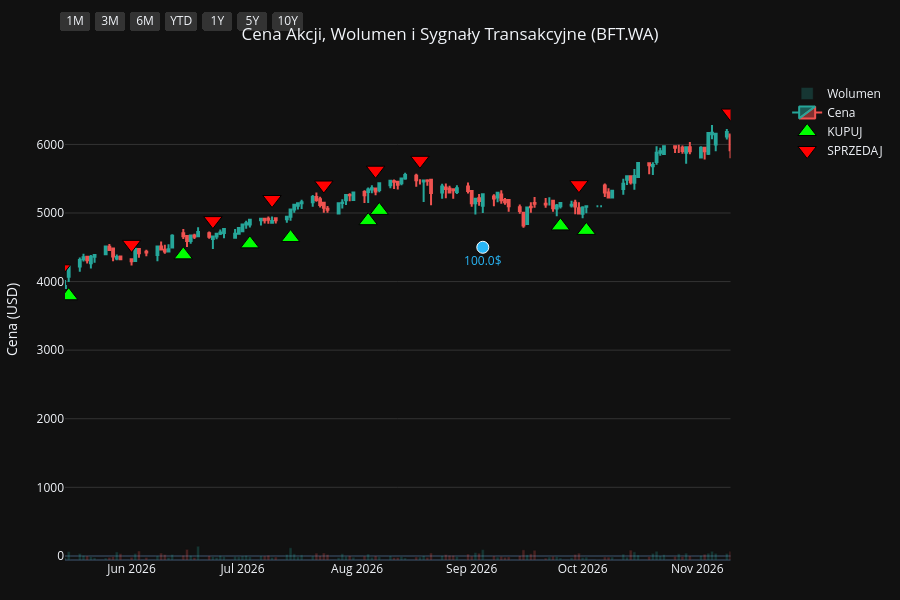
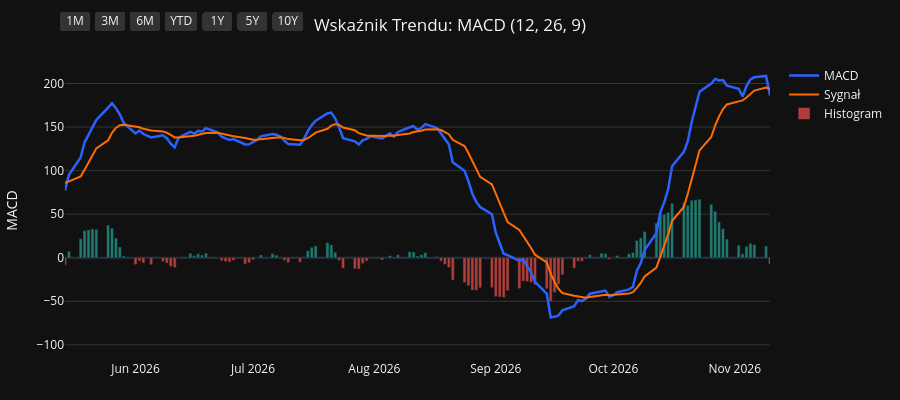
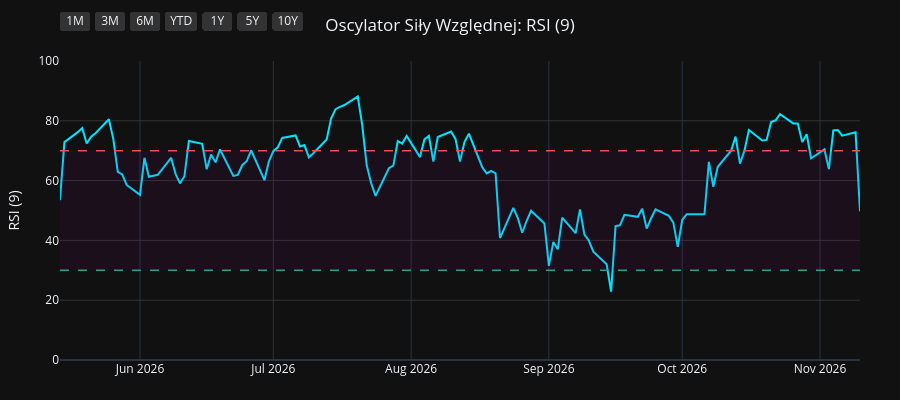
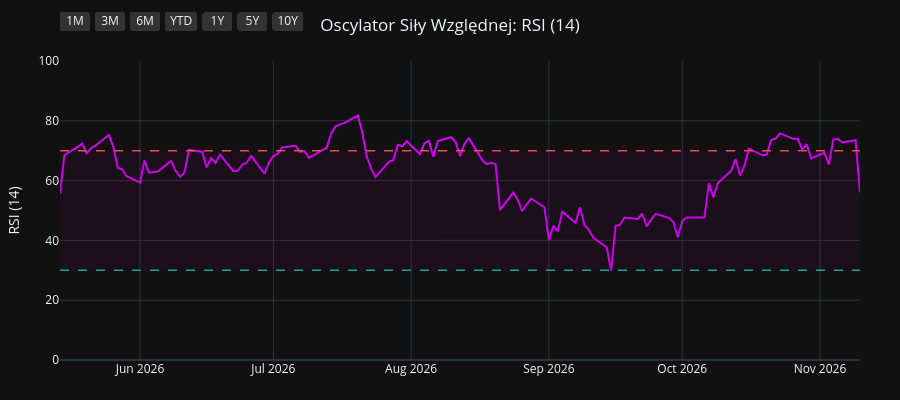

The notebook cell saved with these charts, in order:
### Code cell
import os
import yfinance as yf
import pandas as pd
import pandas_ta as ta
import plotly.graph_objects as go
from plotly.subplots import make_subplots

# 1. Pobranie i przygotowanie danych
symbol = os.environ.get("STOCK_TICKER", "").strip().upper()
if not symbol:
    raise RuntimeError("Set STOCK_TICKER before running price_extractor.ipynb")
df = yf.Ticker(symbol).history(period="10y")
df.index = df.index.tz_localize(None)

# Wskaźniki i sygnały
df.ta.macd(fast=12, slow=26, signal=9, append=True)
df.ta.rsi(length=9, append=True)
df.ta.rsi(length=14, append=True)
df.ta.rsi(length=21, append=True)
df.dropna(inplace=True)

macd = df['MACD_12_26_9']
signal = df['MACDs_12_26_9']
wczorajszy_macd = macd.shift(1)
wczorajszy_signal = signal.shift(1)

df['Decyzja'] = 'BRAK'
df.loc[(macd > signal) & (wczorajszy_macd <= wczorajszy_signal), 'Decyzja'] = 'KUPUJ'
df.loc[(macd < signal) & (wczorajszy_macd >= wczorajszy_signal), 'Decyzja'] = 'SPRZEDAJ'

df_kupuj = df[df['Decyzja'] == 'KUPUJ']
df_sprzedaj = df[df['Decyzja'] == 'SPRZEDAJ']
df_dywidendy = df[df['Dividends'] > 0]
df_splity = df[df['Stock Splits'] > 0]

# Wspólna konfiguracja osi X
konfiguracja_osi_x = dict(
    type="date",
    showspikes=True, spikemode="across", spikesnap="cursor", spikedash="dot", spikecolor="#ffffff", spikethickness=1, hoverformat="%Y-%m-%d",
    rangeselector=dict(
        buttons=list([
            dict(count=1, label="1M", step="month", stepmode="backward"),
            dict(count=3, label="3M", step="month", stepmode="backward"),
            dict(count=6, label="6M", step="month", stepmode="backward"),
            dict(count=1, label="YTD", step="year", stepmode="todate"),
            dict(count=1, label="1Y", step="year", stepmode="backward"),
            dict(count=5, label="5Y", step="year", stepmode="backward"),
            dict(step="all", label="10Y")
        ]),
        bgcolor="#333333", activecolor="#2962ff", x=0, y=1.1
    )
)

# ==========================================
# WYKRES 1: CENA + WOLUMEN + SYGNAŁY
# ==========================================
fig1 = make_subplots(specs=[[{"secondary_y": True}]])

kolory_wolumenu = ['#26a69a' if row['Close'] >= row['Open'] else '#ef5350' for index, row in df.iterrows()]
fig1.add_trace(go.Bar(x=df.index, y=df['Volume'], marker_color=kolory_wolumenu, opacity=0.25, name='Wolumen'), secondary_y=True)
fig1.add_trace(go.Candlestick(x=df.index, open=df['Open'], high=df['High'], low=df['Low'], close=df['Close'], name='Cena', increasing_line_color='#26a69a', decreasing_line_color='#ef5350'), secondary_y=False)
fig1.add_trace(go.Scatter(x=df_kupuj.index, y=df_kupuj['Low'] * 0.95, customdata=df_kupuj[['Low', 'High']], mode='markers', marker=dict(symbol='triangle-up', size=16, color='#00ff00', line=dict(width=1, color='black')), name='KUPUJ', hovertemplate='KUPUJ<br>Najniższa: %{customdata[0]:.2f}<br>Najwyższa: %{customdata[1]:.2f}<extra></extra>'), secondary_y=False)
fig1.add_trace(go.Scatter(x=df_sprzedaj.index, y=df_sprzedaj['High'] * 1.05, customdata=df_sprzedaj[['Low', 'High']], mode='markers', marker=dict(symbol='triangle-down', size=16, color='#ff0000', line=dict(width=1, color='black')), name='SPRZEDAJ', hovertemplate='SPRZEDAJ<br>Najniższa: %{customdata[0]:.2f}<br>Najwyższa: %{customdata[1]:.2f}<extra></extra>'), secondary_y=False)

if not df_dywidendy.empty:
    fig1.add_trace(go.Scatter(x=df_dywidendy.index, y=df_dywidendy['Low'] * 0.90, mode='markers+text', marker=dict(symbol='circle', size=12, color='#29b6f6', line=dict(width=1, color='white')), text=df_dywidendy['Dividends'].apply(lambda x: f"{x}$"), textposition="bottom center", name='Dywidenda', showlegend=False, hovertemplate='Dywidenda: %{text}<extra></extra>', textfont=dict(color="#29b6f6")), secondary_y=False)
if not df_splity.empty:
                    fig1.add_trace(go.Scatter(x=df_splity.index, y=df_splity['High'], mode='markers+text', marker=dict(symbol='star', size=16, color='#ffee58', line=dict(width=1, color='black')), text=df_splity['Stock Splits'].apply(lambda x: f"{x:g}:1" if x >= 1 else f"1:{1 / x:g}"), textposition="top center", name='Split', hovertemplate='%{text}<extra></extra>', textfont=dict(color="#ffee58")), secondary_y=False)

fig1.update_layout(title=dict(text=f"Cena Akcji, Wolumen i Sygnały Transakcyjne ({symbol})", x=0.5, xanchor='center'), dragmode='pan', xaxis_rangeslider_visible=False, template='plotly_dark', height=600, hovermode='x unified', margin=dict(l=60, r=40, t=60, b=40))
fig1.update_xaxes(**konfiguracja_osi_x)
fig1.update_xaxes(range=[df.index.max() - pd.Timedelta(days=180), df.index.max()])
fig1.update_yaxes(title_text="Cena (USD)", secondary_y=False, gridcolor='#333333')
fig1.update_yaxes(range=[0, df['Volume'].max() * 4], showgrid=False, showticklabels=False, secondary_y=True)
fig1.show(config={'scrollZoom': True})

# ==========================================
# WYKRES 2: WSKAŹNIK MACD
# ==========================================
fig2 = go.Figure()
fig2.add_trace(go.Scatter(x=df.index, y=df['MACD_12_26_9'], line=dict(color='#2962ff', width=2.5), name='MACD'))
fig2.add_trace(go.Scatter(x=df.index, y=df['MACDs_12_26_9'], line=dict(color='#ff6d00', width=2), name='Sygnał'))
kolory_macd = ['#26a69a' if val >= 0 else '#ef5350' for val in df['MACDh_12_26_9']]
fig2.add_trace(go.Bar(x=df.index, y=df['MACDh_12_26_9'], marker_color=kolory_macd, name='Histogram', opacity=0.7))
fig2.update_layout(title=dict(text="Wskaźnik Trendu: MACD (12, 26, 9)", x=0.5, xanchor='center'), dragmode='pan', xaxis_rangeslider_visible=False, template='plotly_dark', height=400, hovermode='x unified', margin=dict(l=60, r=40, t=60, b=40))
fig2.update_xaxes(**konfiguracja_osi_x)
fig2.update_xaxes(range=[df.index.max() - pd.Timedelta(days=180), df.index.max()])
fig2.update_yaxes(title_text="MACD", gridcolor='#333333')
fig2.show(config={'scrollZoom': True})

# ==========================================
# WYKRES 3: OSCYLATOR RSI (9)
# ==========================================
fig3 = go.Figure()
fig3.add_trace(go.Scatter(x=df.index, y=df['RSI_9'], line=dict(color='#00e5ff', width=2), name='RSI (9)'))
fig3.add_hline(y=70, line_dash="dash", line_color="#ef5350", line_width=1.5)
fig3.add_hline(y=30, line_dash="dash", line_color="#26a69a", line_width=1.5)
fig3.add_hrect(y0=30, y1=70, line_width=0, fillcolor="purple", opacity=0.1)
fig3.update_layout(title=dict(text="Oscylator Siły Względnej: RSI (9)", x=0.5, xanchor='center'), dragmode='pan', xaxis_rangeslider_visible=False, template='plotly_dark', height=400, hovermode='x unified', margin=dict(l=60, r=40, t=60, b=40))
fig3.update_xaxes(**konfiguracja_osi_x)
fig3.update_xaxes(range=[df.index.max() - pd.Timedelta(days=180), df.index.max()])
fig3.update_yaxes(title_text="RSI (9)", range=[0, 100], gridcolor='#333333')
fig3.show(config={'scrollZoom': True})

# ==========================================
# WYKRES 4: OSCYLATOR RSI (14)
# ==========================================
fig4 = go.Figure()
fig4.add_trace(go.Scatter(x=df.index, y=df['RSI_14'], line=dict(color='#d500f9', width=2), name='RSI (14)'))
fig4.add_hline(y=70, line_dash="dash", line_color="#ef5350", line_width=1.5)
fig4.add_hline(y=30, line_dash="dash", line_color="#26a69a", line_width=1.5)
fig4.add_hrect(y0=30, y1=70, line_width=0, fillcolor="purple", opacity=0.1)
fig4.update_layout(title=dict(text="Oscylator Siły Względnej: RSI (14)", x=0.5, xanchor='center'), dragmode='pan', xaxis_rangeslider_visible=False, template='plotly_dark', height=400, hovermode='x unified', margin=dict(l=60, r=40, t=60, b=40))
fig4.update_xaxes(**konfiguracja_osi_x)
fig4.update_xaxes(range=[df.index.max() - pd.Timedelta(days=180), df.index.max()])
fig4.update_yaxes(title_text="RSI (14)", range=[0, 100], gridcolor='#333333')
fig4.show(config={'scrollZoom': True})

# ==========================================
# WYKRES 5: OSCYLATOR RSI (21)
# ==========================================
fig5 = go.Figure()
fig5.add_trace(go.Scatter(x=df.index, y=df['RSI_21'], line=dict(color='#64dd17', width=2), name='RSI (21)'))
fig5.add_hline(y=70, line_dash="dash", line_color="#ef5350", line_width=1.5)
fig5.add_hline(y=30, line_dash="dash", line_color="#26a69a", line_width=1.5)
fig5.add_hrect(y0=30, y1=70, line_width=0, fillcolor="purple", opacity=0.1)
fig5.update_layout(title=dict(text="Oscylator Siły Względnej: RSI (21)", x=0.5, xanchor='center'), dragmode='pan', xaxis_rangeslider_visible=False, template='plotly_dark', height=400, hovermode='x unified', margin=dict(l=60, r=40, t=60, b=40))
fig5.update_xaxes(**konfiguracja_osi_x)
fig5.update_xaxes(range=[df.index.max() - pd.Timedelta(days=180), df.index.max()])
fig5.update_yaxes(title_text="RSI (21)", range=[0, 100], gridcolor='#333333')
fig5.show(config={'scrollZoom': True})

### Figure 1 — Plotly figure (JSON) as saved in the notebook; plotly's stock layout.template omitted (floating-point values rounded to 4 significant figures; data arrays with more than 128 entries replaced by an {"elided": "..."} marker saying what was removed)
{"data": [{"marker": {"color": {"elided": "2506 str values"}}, "name": "Wolumen", "opacity": 0.25, "type": "bar", "x": {"elided": "2506 str values"}, "xaxis": "x", "y": {"elided": "2506 int values"}, "yaxis": "y2"}, {"close": {"elided": "2506 float values"}, "decreasing": {"line": {"color": "#ef5350"}}, "high": {"elided": "2506 float values"}, "increasing": {"line": {"color": "#26a69a"}}, "low": {"elided": "2506 float values"}, "name": "Cena", "open": {"elided": "2506 float values"}, "type": "candlestick", "x": {"elided": "2506 str values"}, "xaxis": "x", "yaxis": "y"}, {"customdata": {"elided": "96x2 float values"}, "hovertemplate": "KUPUJ<br>Najniższa: %{customdata[0]:.2f}<br>Najwyższa: %{customdata[1]:.2f}<extra></extra>", "marker": {"color": "#00ff00", "line": {"color": "black", "width": 1}, "size": 16, "symbol": "triangle-up"}, "mode": "markers", "name": "KUPUJ", "type": "scatter", "x": ["2017-01-09T00:00:00", "2017-02-27T00:00:00", "2017-03-01T00:00:00", "2017-03-16T00:00:00", "2017-04-27T00:00:00", "2017-06-05T00:00:00", "2017-06-13T00:00:00", "2017-06-21T00:00:00", "2017-08-18T00:00:00", "2017-10-04T00:00:00", "2017-10-26T00:00:00", "2017-11-07T00:00:00", "2017-12-29T00:00:00", "2018-02-20T00:00:00", "2018-02-26T00:00:00", "2018-04-05T00:00:00", "2018-06-07T00:00:00", "2018-07-30T00:00:00", "2018-08-03T00:00:00", "2018-09-19T00:00:00", "2018-11-21T00:00:00", "2019-01-16T00:00:00", "2019-03-11T00:00:00", "2019-04-03T00:00:00", "2019-05-22T00:00:00", "2019-08-26T00:00:00", "2019-10-31T00:00:00", "2020-01-03T00:00:00", "2020-02-14T00:00:00", "2020-03-30T00:00:00", "2020-04-06T00:00:00", "2020-05-22T00:00:00", "2020-06-29T00:00:00", "2020-07-22T00:00:00", "2020-08-21T00:00:00", "2020-11-05T00:00:00", "2020-12-21T00:00:00", "2020-12-23T00:00:00", "2021-02-26T00:00:00", "2021-04-01T00:00:00", "2021-07-29T00:00:00", "2021-08-24T00:00:00", "2021-09-30T00:00:00", "2021-10-04T00:00:00", "2021-12-22T00:00:00", "2022-02-01T00:00:00", "2022-03-17T00:00:00", "2022-05-27T00:00:00", "2022-07-01T00:00:00", "2022-10-11T00:00:00", "2022-11-25T00:00:00", "2022-12-19T00:00:00", "2023-03-07T00:00:00", "2023-04-28T00:00:00", "2023-05-10T00:00:00", "2023-06-06T00:00:00", "2023-06-23T00:00:00", "2023-07-10T00:00:00", "2023-08-18T00:00:00", "2023-09-08T00:00:00", "2023-09-26T00:00:00", "2023-10-17T00:00:00", "2023-10-30T00:00:00", "2023-11-14T00:00:00", "2023-12-11T00:00:00", "2024-01-10T00:00:00", "2024-01-18T00:00:00", "2024-02-19T00:00:00", "2024-03-01T00:00:00", "2024-05-07T00:00:00", "2024-05-13T00:00:00", "2024-05-22T00:00:00", "2024-06-26T00:00:00", "2024-07-26T00:00:00", "2024-09-17T00:00:00", "2024-11-15T00:00:00", "2025-01-07T00:00:00", "2025-02-11T00:00:00", "2025-03-12T00:00:00", "2025-04-02T00:00:00", "2025-04-16T00:00:00", "2025-06-27T00:00:00", "2025-10-02T00:00:00", "2025-11-19T00:00:00", "2025-12-29T00:00:00", "2026-01-26T00:00:00", "2026-02-13T00:00:00", "2026-04-01T00:00:00", "2026-05-15T00:00:00", "2026-06-15T00:00:00", "2026-07-03T00:00:00", "2026-07-14T00:00:00", "2026-08-04T00:00:00", "2026-08-07T00:00:00", "2026-09-25T00:00:00", "2026-10-02T00:00:00"], "xaxis": "x", "y": [605.5, 753.1, 776.3, 799.6, 803.9, 923.8, 940.2, 958.4, 839.3, 830.7, 884.2, 878.1, 940.2, 974.7, 979.1, 884.2, 948.9, 802.2, 791.9, 802.2, 624.5, 710.8, 816.0, 819.5, 467.5, 529.6, 588.3, 772.9, 859.2, 614.2, 550.3, 651.3, 677.1, 737.5, 691.8, 496.9, 634.0, 664.2, 706.5, 656.4, 684.0, 628.8, 600.4, 574.5, 510.7, 536.5, 493.4, 481.3, 436.5, 483.1, 572.8, 569.3, 776.3, 1014.0, 1031.0, 1212.0, 1311.0, 1315.0, 1501.0, 1514.0, 1514.0, 1580.0, 1550.0, 1536.0, 1642.0, 1872.0, 1863.0, 2022.0, 2075.0, 2503.0, 2446.0, 2481.0, 2556.0, 2159.0, 2283.0, 2204.0, 2745.0, 2796.0, 2726.0, 2684.0, 2563.0, 2847.0, 2936.0, 2805.0, 3145.0, 3476.0, 3635.0, 3281.0, 3793.0, 4390.0, 4550.0, 4641.0, 4888.0, 5037.0, 4812.0, 4746.0], "yaxis": "y"}, {"customdata": {"elided": "96x2 float values"}, "hovertemplate": "SPRZEDAJ<br>Najniższa: %{customdata[0]:.2f}<br>Najwyższa: %{customdata[1]:.2f}<extra></extra>", "marker": {"color": "#ff0000", "line": {"color": "black", "width": 1}, "size": 16, "symbol": "triangle-down"}, "mode": "markers", "name": "SPRZEDAJ", "type": "scatter", "x": ["2017-02-08T00:00:00", "2017-02-28T00:00:00", "2017-03-03T00:00:00", "2017-03-20T00:00:00", "2017-05-18T00:00:00", "2017-06-09T00:00:00", "2017-06-14T00:00:00", "2017-06-28T00:00:00", "2017-09-18T00:00:00", "2017-10-24T00:00:00", "2017-11-02T00:00:00", "2017-11-28T00:00:00", "2018-01-22T00:00:00", "2018-02-23T00:00:00", "2018-03-19T00:00:00", "2018-05-28T00:00:00", "2018-06-21T00:00:00", "2018-07-31T00:00:00", "2018-09-04T00:00:00", "2018-10-10T00:00:00", "2019-01-02T00:00:00", "2019-02-06T00:00:00", "2019-03-20T00:00:00", "2019-04-08T00:00:00", "2019-08-01T00:00:00", "2019-09-27T00:00:00", "2019-12-12T00:00:00", "2020-01-15T00:00:00", "2020-02-27T00:00:00", "2020-04-02T00:00:00", "2020-05-06T00:00:00", "2020-06-18T00:00:00", "2020-07-15T00:00:00", "2020-07-31T00:00:00", "2020-09-09T00:00:00", "2020-12-18T00:00:00", "2020-12-22T00:00:00", "2021-01-13T00:00:00", "2021-03-02T00:00:00", "2021-06-02T00:00:00", "2021-08-12T00:00:00", "2021-09-20T00:00:00", "2021-10-01T00:00:00", "2021-11-10T00:00:00", "2022-01-20T00:00:00", "2022-02-21T00:00:00", "2022-04-21T00:00:00", "2022-06-14T00:00:00", "2022-08-29T00:00:00", "2022-11-18T00:00:00", "2022-12-05T00:00:00", "2023-01-25T00:00:00", "2023-03-30T00:00:00", "2023-05-08T00:00:00", "2023-06-05T00:00:00", "2023-06-13T00:00:00", "2023-06-27T00:00:00", "2023-07-26T00:00:00", "2023-08-30T00:00:00", "2023-09-19T00:00:00", "2023-09-27T00:00:00", "2023-10-20T00:00:00", "2023-11-03T00:00:00", "2023-12-08T00:00:00", "2023-12-28T00:00:00", "2024-01-17T00:00:00", "2024-01-26T00:00:00", "2024-02-21T00:00:00", "2024-04-10T00:00:00", "2024-05-10T00:00:00", "2024-05-16T00:00:00", "2024-05-31T00:00:00", "2024-07-01T00:00:00", "2024-09-06T00:00:00", "2024-10-09T00:00:00", "2024-12-20T00:00:00", "2025-01-13T00:00:00", "2025-02-21T00:00:00", "2025-03-31T00:00:00", "2025-04-04T00:00:00", "2025-05-16T00:00:00", "2025-08-14T00:00:00", "2025-10-27T00:00:00", "2025-12-10T00:00:00", "2026-01-21T00:00:00", "2026-01-27T00:00:00", "2026-02-17T00:00:00", "2026-05-13T00:00:00", "2026-06-01T00:00:00", "2026-06-23T00:00:00", "2026-07-09T00:00:00", "2026-07-23T00:00:00", "2026-08-06T00:00:00", "2026-08-18T00:00:00", "2026-09-30T00:00:00", "2026-11-10T00:00:00"], "xaxis": "x", "y": [824.2, 884.8, 872.4, 903.0, 967.7, 1039.0, 1046.0, 1096.0, 946.6, 963.9, 990.0, 1093.0, 1144.0, 1111.0, 1096.0, 1049.0, 1082.0, 913.4, 905.7, 926.7, 819.9, 900.0, 924.8, 907.6, 633.1, 705.5, 839.0, 903.8, 972.5, 614.9, 758.9, 753.2, 783.7, 834.2, 791.3, 761.8, 758.9, 798.0, 818.0, 907.6, 734.1, 693.1, 663.6, 770.3, 599.7, 639.7, 583.5, 543.4, 615.9, 617.8, 652.1, 776.1, 1101.0, 1139.0, 1363.0, 1411.0, 1468.0, 1678.0, 1678.0, 1722.0, 1761.0, 1722.0, 1713.0, 1825.0, 2059.0, 2088.0, 2176.0, 2293.0, 2742.0, 2801.0, 2947.0, 2850.0, 2830.0, 2552.0, 2673.0, 2962.0, 3131.0, 3126.0, 3003.0, 3023.0, 3492.0, 3569.0, 3338.0, 3482.0, 3822.0, 4017.0, 4120.0, 4186.0, 4543.0, 4889.0, 5197.0, 5408.0, 5624.0, 5769.0, 5413.0, 6458.0], "yaxis": "y"}, {"hovertemplate": "Dywidenda: %{text}<extra></extra>", "marker": {"color": "#29b6f6", "line": {"color": "white", "width": 1}, "size": 12, "symbol": "circle"}, "mode": "markers+text", "name": "Dywidenda", "showlegend": false, "text": ["41.0$", "135.0$", "100.0$"], "textfont": {"color": "#29b6f6"}, "textposition": "bottom center", "type": "scatter", "x": ["2023-09-14T00:00:00", "2024-09-13T00:00:00", "2026-09-04T00:00:00"], "xaxis": "x", "y": [1460.0, 2150.0, 4500.0], "yaxis": "y"}], "layout": {"dragmode": "pan", "height": 600, "hovermode": "x unified", "margin": {"b": 40, "l": 60, "r": 40, "t": 60}, "title": {"text": "Cena Akcji, Wolumen i Sygnały Transakcyjne (BFT.WA)", "x": 0.5, "xanchor": "center"}, "xaxis": {"anchor": "y", "domain": [0.0, 0.94], "hoverformat": "%Y-%m-%d", "range": ["2026-05-14T00:00:00", "2026-11-10T00:00:00"], "rangeselector": {"activecolor": "#2962ff", "bgcolor": "#333333", "buttons": [{"count": 1, "label": "1M", "step": "month", "stepmode": "backward"}, {"count": 3, "label": "3M", "step": "month", "stepmode": "backward"}, {"count": 6, "label": "6M", "step": "month", "stepmode": "backward"}, {"count": 1, "label": "YTD", "step": "year", "stepmode": "todate"}, {"count": 1, "label": "1Y", "step": "year", "stepmode": "backward"}, {"count": 5, "label": "5Y", "step": "year", "stepmode": "backward"}, {"label": "10Y", "step": "all"}], "x": 0, "y": 1.1}, "rangeslider": {"visible": false}, "showspikes": true, "spikecolor": "#ffffff", "spikedash": "dot", "spikemode": "across", "spikesnap": "cursor", "spikethickness": 1, "type": "date"}, "yaxis": {"anchor": "x", "domain": [0.0, 1.0], "gridcolor": "#333333", "title": {"text": "Cena (USD)"}}, "yaxis2": {"anchor": "x", "overlaying": "y", "range": [0, 521212], "showgrid": false, "showticklabels": false, "side": "right"}}}

### Figure 2 — Plotly figure (JSON) as saved in the notebook; plotly's stock layout.template omitted (floating-point values rounded to 4 significant figures; data arrays with more than 128 entries replaced by an {"elided": "..."} marker saying what was removed)
{"data": [{"line": {"color": "#2962ff", "width": 2.5}, "name": "MACD", "type": "scatter", "x": {"elided": "2506 str values"}, "y": {"elided": "2506 float values"}}, {"line": {"color": "#ff6d00", "width": 2}, "name": "Sygnał", "type": "scatter", "x": {"elided": "2506 str values"}, "y": {"elided": "2506 float values"}}, {"marker": {"color": {"elided": "2506 str values"}}, "name": "Histogram", "opacity": 0.7, "type": "bar", "x": {"elided": "2506 str values"}, "y": {"elided": "2506 float values"}}], "layout": {"dragmode": "pan", "height": 400, "hovermode": "x unified", "margin": {"b": 40, "l": 60, "r": 40, "t": 60}, "title": {"text": "Wskaźnik Trendu: MACD (12, 26, 9)", "x": 0.5, "xanchor": "center"}, "xaxis": {"hoverformat": "%Y-%m-%d", "range": ["2026-05-14T00:00:00", "2026-11-10T00:00:00"], "rangeselector": {"activecolor": "#2962ff", "bgcolor": "#333333", "buttons": [{"count": 1, "label": "1M", "step": "month", "stepmode": "backward"}, {"count": 3, "label": "3M", "step": "month", "stepmode": "backward"}, {"count": 6, "label": "6M", "step": "month", "stepmode": "backward"}, {"count": 1, "label": "YTD", "step": "year", "stepmode": "todate"}, {"count": 1, "label": "1Y", "step": "year", "stepmode": "backward"}, {"count": 5, "label": "5Y", "step": "year", "stepmode": "backward"}, {"label": "10Y", "step": "all"}], "x": 0, "y": 1.1}, "rangeslider": {"visible": false}, "showspikes": true, "spikecolor": "#ffffff", "spikedash": "dot", "spikemode": "across", "spikesnap": "cursor", "spikethickness": 1, "type": "date"}, "yaxis": {"gridcolor": "#333333", "title": {"text": "MACD"}}}}

### Figure 3 — Plotly figure (JSON) as saved in the notebook; plotly's stock layout.template omitted (floating-point values rounded to 4 significant figures; data arrays with more than 128 entries replaced by an {"elided": "..."} marker saying what was removed)
{"data": [{"line": {"color": "#00e5ff", "width": 2}, "name": "RSI (9)", "type": "scatter", "x": {"elided": "2506 str values"}, "y": {"elided": "2506 float values"}}], "layout": {"dragmode": "pan", "height": 400, "hovermode": "x unified", "margin": {"b": 40, "l": 60, "r": 40, "t": 60}, "shapes": [{"line": {"color": "#ef5350", "dash": "dash", "width": 1.5}, "type": "line", "x0": 0, "x1": 1, "xref": "x domain", "y0": 70, "y1": 70, "yref": "y"}, {"line": {"color": "#26a69a", "dash": "dash", "width": 1.5}, "type": "line", "x0": 0, "x1": 1, "xref": "x domain", "y0": 30, "y1": 30, "yref": "y"}, {"fillcolor": "purple", "line": {"width": 0}, "opacity": 0.1, "type": "rect", "x0": 0, "x1": 1, "xref": "x domain", "y0": 30, "y1": 70, "yref": "y"}], "title": {"text": "Oscylator Siły Względnej: RSI (9)", "x": 0.5, "xanchor": "center"}, "xaxis": {"hoverformat": "%Y-%m-%d", "range": ["2026-05-14T00:00:00", "2026-11-10T00:00:00"], "rangeselector": {"activecolor": "#2962ff", "bgcolor": "#333333", "buttons": [{"count": 1, "label": "1M", "step": "month", "stepmode": "backward"}, {"count": 3, "label": "3M", "step": "month", "stepmode": "backward"}, {"count": 6, "label": "6M", "step": "month", "stepmode": "backward"}, {"count": 1, "label": "YTD", "step": "year", "stepmode": "todate"}, {"count": 1, "label": "1Y", "step": "year", "stepmode": "backward"}, {"count": 5, "label": "5Y", "step": "year", "stepmode": "backward"}, {"label": "10Y", "step": "all"}], "x": 0, "y": 1.1}, "rangeslider": {"visible": false}, "showspikes": true, "spikecolor": "#ffffff", "spikedash": "dot", "spikemode": "across", "spikesnap": "cursor", "spikethickness": 1, "type": "date"}, "yaxis": {"gridcolor": "#333333", "range": [0, 100], "title": {"text": "RSI (9)"}}}}

### Figure 4 — Plotly figure (JSON) as saved in the notebook; plotly's stock layout.template omitted (floating-point values rounded to 4 significant figures; data arrays with more than 128 entries replaced by an {"elided": "..."} marker saying what was removed)
{"data": [{"line": {"color": "#d500f9", "width": 2}, "name": "RSI (14)", "type": "scatter", "x": {"elided": "2506 str values"}, "y": {"elided": "2506 float values"}}], "layout": {"dragmode": "pan", "height": 400, "hovermode": "x unified", "margin": {"b": 40, "l": 60, "r": 40, "t": 60}, "shapes": [{"line": {"color": "#ef5350", "dash": "dash", "width": 1.5}, "type": "line", "x0": 0, "x1": 1, "xref": "x domain", "y0": 70, "y1": 70, "yref": "y"}, {"line": {"color": "#26a69a", "dash": "dash", "width": 1.5}, "type": "line", "x0": 0, "x1": 1, "xref": "x domain", "y0": 30, "y1": 30, "yref": "y"}, {"fillcolor": "purple", "line": {"width": 0}, "opacity": 0.1, "type": "rect", "x0": 0, "x1": 1, "xref": "x domain", "y0": 30, "y1": 70, "yref": "y"}], "title": {"text": "Oscylator Siły Względnej: RSI (14)", "x": 0.5, "xanchor": "center"}, "xaxis": {"hoverformat": "%Y-%m-%d", "range": ["2026-05-14T00:00:00", "2026-11-10T00:00:00"], "rangeselector": {"activecolor": "#2962ff", "bgcolor": "#333333", "buttons": [{"count": 1, "label": "1M", "step": "month", "stepmode": "backward"}, {"count": 3, "label": "3M", "step": "month", "stepmode": "backward"}, {"count": 6, "label": "6M", "step": "month", "stepmode": "backward"}, {"count": 1, "label": "YTD", "step": "year", "stepmode": "todate"}, {"count": 1, "label": "1Y", "step": "year", "stepmode": "backward"}, {"count": 5, "label": "5Y", "step": "year", "stepmode": "backward"}, {"label": "10Y", "step": "all"}], "x": 0, "y": 1.1}, "rangeslider": {"visible": false}, "showspikes": true, "spikecolor": "#ffffff", "spikedash": "dot", "spikemode": "across", "spikesnap": "cursor", "spikethickness": 1, "type": "date"}, "yaxis": {"gridcolor": "#333333", "range": [0, 100], "title": {"text": "RSI (14)"}}}}
